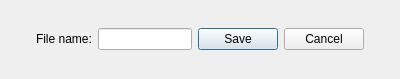
<?xml version="1.0" encoding="UTF-8"?>
<ui version="4.0">
 <class>Dialog</class>
 <widget class="QDialog" name="Dialog">
  <property name="geometry">
   <rect>
    <x>0</x>
    <y>0</y>
    <width>400</width>
    <height>79</height>
   </rect>
  </property>
  <property name="sizePolicy">
   <sizepolicy hsizetype="Preferred" vsizetype="Preferred">
    <horstretch>0</horstretch>
    <verstretch>0</verstretch>
   </sizepolicy>
  </property>
  <property name="windowTitle">
   <string>Dialog</string>
  </property>
  <layout class="QGridLayout" name="gridLayout">
   <item row="0" column="0">
    <layout class="QHBoxLayout" name="horizontalLayout">
     <item>
      <spacer name="horizontalSpacer_2">
       <property name="orientation">
        <enum>Qt::Horizontal</enum>
       </property>
       <property name="sizeHint" stdset="0">
        <size>
         <width>40</width>
         <height>20</height>
        </size>
       </property>
      </spacer>
     </item>
     <item>
      <widget class="QLabel" name="filenameLabel">
       <property name="text">
        <string>File name:</string>
       </property>
      </widget>
     </item>
     <item>
      <widget class="QLineEdit" name="filenameLineEdit"/>
     </item>
     <item>
      <widget class="QDialogButtonBox" name="buttonBox">
       <property name="orientation">
        <enum>Qt::Horizontal</enum>
       </property>
       <property name="standardButtons">
        <set>QDialogButtonBox::Cancel|QDialogButtonBox::Save</set>
       </property>
      </widget>
     </item>
     <item>
      <spacer name="horizontalSpacer">
       <property name="orientation">
        <enum>Qt::Horizontal</enum>
       </property>
       <property name="sizeHint" stdset="0">
        <size>
         <width>40</width>
         <height>20</height>
        </size>
       </property>
      </spacer>
     </item>
    </layout>
   </item>
  </layout>
 </widget>
 <resources/>
 <connections>
  <connection>
   <sender>buttonBox</sender>
   <signal>accepted()</signal>
   <receiver>Dialog</receiver>
   <slot>accept()</slot>
   <hints>
    <hint type="sourcelabel">
     <x>364</x>
     <y>42</y>
    </hint>
    <hint type="destinationlabel">
     <x>157</x>
     <y>78</y>
    </hint>
   </hints>
  </connection>
  <connection>
   <sender>buttonBox</sender>
   <signal>rejected()</signal>
   <receiver>Dialog</receiver>
   <slot>reject()</slot>
   <hints>
    <hint type="sourcelabel">
     <x>364</x>
     <y>48</y>
    </hint>
    <hint type="destinationlabel">
     <x>286</x>
     <y>78</y>
    </hint>
   </hints>
  </connection>
 </connections>
</ui>
